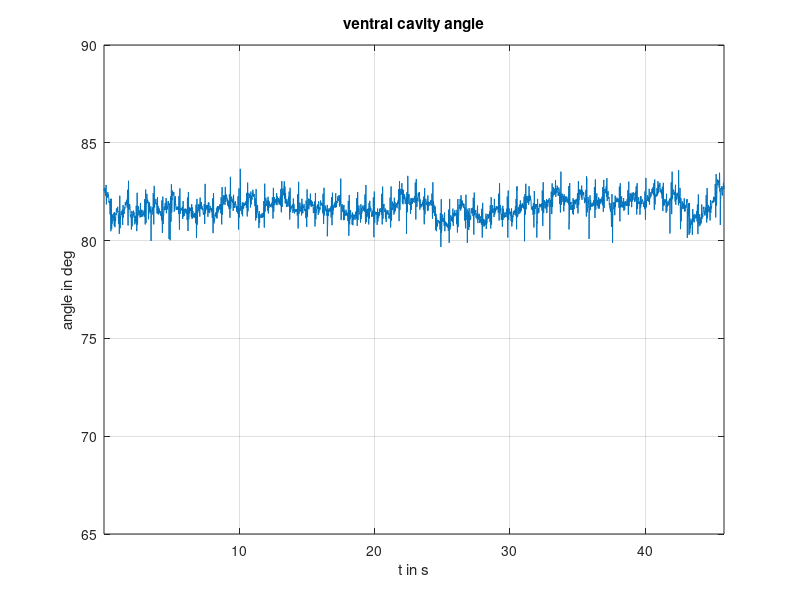
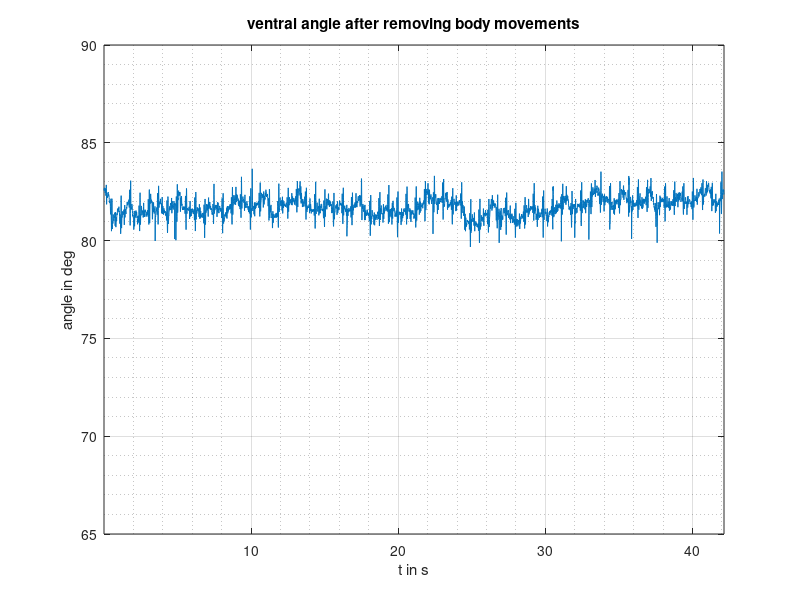

Recreate these plots in MATLAB, in order. (Note: this script raises an error after producing the figures.)
%{
This code is MIT licensed.

Description:
This code uses thoracic angle and abdominal angle to reconstruct PPG
signals.

The process is refered from "Wireless Respiratory Monitoring and Coughing
Detection Using a Wearable Patch Sensor Network".

The parameters are choosen to give best result for my hardware setup.

This code is written by Veerendra S Devaraddi
%}

%% reading the data
clear;
angles = csvread("angle_part6.csv");
angles = angles(10:end,:);
thoracic_angle = angles(:,2);
abdominal_angle = angles(:,3);
fs = length(angles)*1000/(angles(end,1)-angles(1,1));
disp("Data rate: "+fs)

%% calculating ventral body cavity angle
ventral_angle = (thoracic_angle + abdominal_angle)/2;
figure(1);
t = (angles(:,1) - angles(1,1)+1)./1000;
plot(t,ventral_angle);
title("ventral cavity angle");
xlabel("t in s");
ylabel("angle in deg")
axis([-inf inf 65 90]);
length(ventral_angle);
grid on;

%%removing body movements
window = floor(3 * fs); %3 seconds
ratio = floor(length(ventral_angle)/window);
for i = 1:window:ratio*window
    m = mean(ventral_angle(i+1:i+window-1)-ventral_angle(i:i+window-2));
    ventral_angle(i:i+window-1) = ventral_angle(i:i+window-1)-m;
end
ventral_angle(ratio*window+1:end) = ventral_angle(ratio*window+1:end)-mean(ventral_angle(ratio*window+1:end));
figure(2)
plot(t(1:end-500),ventral_angle(1:end-500));
title("ventral angle after removing body movements");
xlabel("t in s");
ylabel("angle in deg")
axis([-inf inf 65 90]);
grid on;
grid minor;

%%Low pass filter
Hd = low_pass_filter(fs,4);
ventral_angle_filtered = filter(Hd,ventral_angle);
figure(3)
plot(t(100:end-500),ventral_angle_filtered(100:end-500));
title("processed PPG signals");
axis([-inf inf -inf inf]);
xlabel("t in s");
grid on;
grid minor;

figure(4);
f  = -fs/2:fs/length(ventral_angle_filtered) :fs/2 - fs/length(ventral_angle_filtered);
plot(f,abs(fftshift(fft(ventral_angle_filtered)/length(ventral_angle_filtered))));
axis([-8 8 -inf inf])